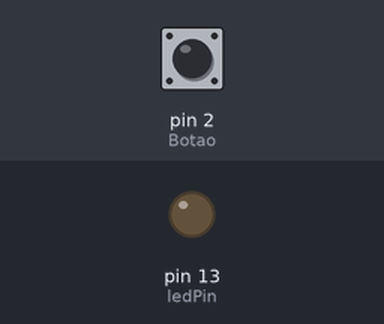
Recording of a sketch running on a simulated Arduino Uno, built with avr-gcc and run on an emulated ATmega328P. On the bench: output pins drawn as LEDs (lit = HIGH). The test bench sets the inputs (shaded band); at power-on: pin 2 (Botao) LOW.

Above: at 1.2 s.
1.3 s: pin 2 (Botao) pulled HIGH for 0.15 s
At 1.37 s:
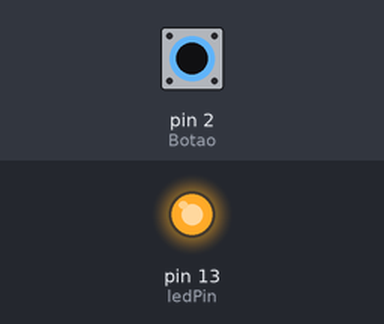
2.9 s: pin 2 (Botao) pulled HIGH for 3.2 s
At 6.4 s:
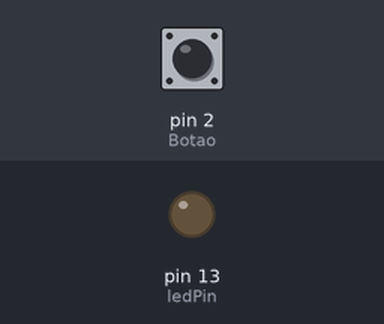
Timing chart, 0 to 7.9 s (numbered marks = the images above; inputs shaded):
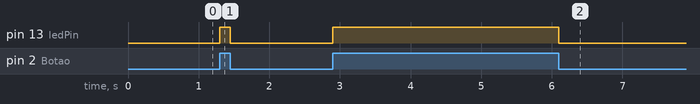

Measured:
- after the input at 1.3 s, pin 13 (ledPin): LOW → HIGH at once, → LOW 0.15 s later
- after the input at 2.9 s, pin 13 (ledPin): LOW → HIGH at once, → LOW 3.2 s later

The sketch:

Botao.ino
```cpp
 #define ledPin 13 //led no pino 13
 #define Botao 2 //botao no pino 2
 int EstadoBotao = 0; //Variavel para ler o status do pushbutton

 void setup()
 {
   pinMode(ledPin, OUTPUT); // pino do led sera saida
   pinMode(Botao, INPUT); // pino com botao sera entrada
 }

 void loop()
 {
  EstadoBotao = digitalRead(Botao); /*novo estado do botão vai ser igual ao que Arduino ler no pino onde está o botão.
                                      Poderá ser ALTO (HIGH)se o botão estiver
                                      Pressionado, ou BAIXO (LOW),se o botão
                                      estiver solto */
  if(EstadoBotao == HIGH){ // se botao estiver pressionado (high)
    digitalWrite(ledPin, HIGH); //acende o led do pino 13
  }
  else{        //se nao estiver presionado
    digitalWrite(ledPin, LOW); //deixa o led do pino 13 apagado
  }
 }
```
